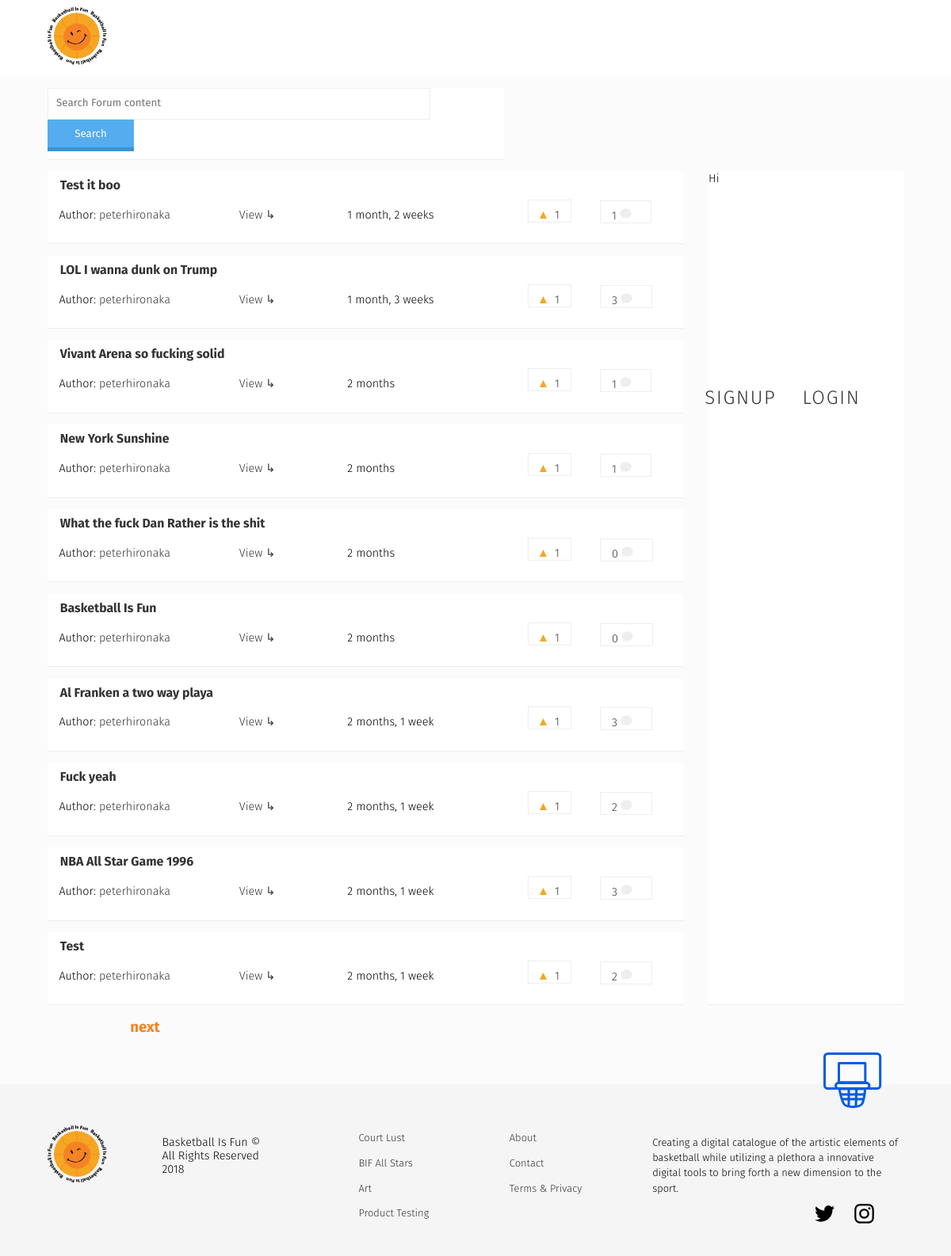
The page / on the database its author committed.
### forum/models.py (models this page shows, shortened)
class Forum(models.Model):
    user = models.ForeignKey(settings.AUTH_USER_MODEL, default=1)
    title = models.CharField(max_length=120)
    slug = models.SlugField(unique=True)
    height_field = models.IntegerField(default=0)
    width_field = models.IntegerField(default=0)
    content = models.TextField()
    likes = models.ManyToManyField(settings.AUTH_USER_MODEL, blank=True, related_name='forum_likes')
    draft = models.BooleanField(default=False)
    publish = models.DateField(auto_now=False, auto_now_add=False)
    updated = models.DateTimeField(auto_now=True, auto_now_add=False)
    timestamp = models.DateTimeField(auto_now=False, auto_now_add=True)
    objects = ForumManager()
    def get_absolute_url(self):
        return reverse("forum:detail", kwargs={"slug": self.slug})
    def get_like_url(self):
        return reverse("forum:like-toggle", kwargs={"slug": self.slug})
    def get_api_like_url(self):
        return reverse("forum:like-api-toggle", kwargs={"slug": self.slug})
    class Meta:
        ordering = ["-timestamp", "-updated"]
    @property
    def comments(self):
        instance = self
        qs = Comment.objects.filter_by_instance(instance)
        return qs

### forum/views.py (the view, shortened to what this page needs)
# urls.py: url(r'^$', forum_list, name='list'),
def forum_list(request):
	today = timezone.now().date()
	queryset_list = Forum.objects.active() #.order_by("-timestamp")
	if request.user:
		queryset_list = Forum.objects.all()
	query = request.GET.get("q")
	paginator = Paginator(queryset_list, 10) # Show 25 contacts per page
	page_request_var = "page"
	page = request.GET.get(page_request_var)
	try:
		queryset = paginator.page(page)
	except PageNotAnInteger:
		queryset = paginator.page(1)
	except EmptyPage:
		queryset = paginator.page(paginator.num_pages)
	context = {
		"object_list": queryset,
		"title": "List",
		"page_request_var": page_request_var,
		"today": today,
	}
	return render(request, "forum_list.html", context)

### comments/models.py (called while the page is built)
    def filter_by_instance(self, instance):
        content_type = ContentType.objects.get_for_model(instance.__class__)
        obj_id = instance.id
        qs = super(CommentManager, self).filter(content_type=content_type, object_id= obj_id).filter(parent=None)
        return qs

### forum/models.py (called while the page is built)
    def active(self, *args, **kwargs):
        return super(ForumManager, self).filter(draft=False).filter(publish__lte=timezone.now())

### templates/forum_list.html (shortened to what this page needs)
{% extends "base.html" %}
{% block content %}
<form method='GET' action='' class="forum-content " >
<input type='text' name='q' class="search-field" placeholder='Search Forum content' value='{{ request.GET.q }}'/>
<input type='submit' class="search-button"  value='Search' />
</form>
<div class="page-content--static">
{% for obj in object_list %}
<div class="forum-content ">
        <h3><a href="{{ obj.get_absolute_url }}">{{ obj.title }}</a> </h3>
      <div class="caption">
  {% if obj.user %}<p>Author: <a href='/profiles/{{ obj.user }}'>{{ obj.user }}</p></a>{% endif %}
      <p><a href="{{ obj.get_absolute_url }}" class="btn btn-primary" role="button">View  ↳</a></p>
 <p>{{ obj.timestamp|timesince }}</p>
 <p><a data-href='{{ obj.get_api_like_url }}' data-likes='{{ obj.likes.count }}'  href='{{ obj.get_like_url }}' class="forum-content--icon">{{ obj.likes.count }} </a></p>
  <p><a  data-href='{{ obj.get_api_comment_url }}' class="forum-content--icon" data-likes='{{ obj.comments.count }}'>{{ obj.comments.count }}
</a></p>
      </div>
</div>
{% endfor %}
</div>
<aside>Hi</aside>
<div class="pagination">
    <span class="step-links">
        {% if object_list.has_next %}
            <a href="?{{ page_request_var }}={{ object_list.next_page_number }}{% if request.GET.q %}&q={{ request.GET.q }}{% endif %}">next</a>
        {% endif %}
    </span>
</div>
</div>
{% endblock content %}

### static/css/base.css (style rules this page uses)
html, body { min-height: 100%; margin: 0; }
body { font-family: 'Fira Sans', sans-serif; margin: 0; border: 0; padding: 0; font-weight: 300; -webkit-text-size-adjust: 100%; -webkit-font-feature-settings: "kern" 1; -moz-font-feature-settings: "kern" 1; -o-font-feature-settings: "kern" 1; font-feature-settings: "kern" 1; font-kerning: normal; background-color: #fbfbfb; line-height: 1.4; font-size: .9em; overflow-x: hidden; }
input { outline: none; border: 1px solid #eee; }
a { color: #333; text-decoration: none; }
p { margin: 10px 0; }
h1, h2, h3, h4 { margin: 0; }
form { margin: 30px 0; max-width: 40em; background: white; padding: 20px; }
.page-content--static { grid-column: 1 / 4; position: relative; }
.search-field { width: 80%; padding: 10px 10px 12px; font-family: 'Fira Sans', sans-serif; }
.search-button { width: 109px; -webkit-transition: all .2s; transition: all .2s; background-color: #55acee; color: white; padding: 10px 20px 9px; box-shadow: 0px 5px 0px 0px #3C93D5; border: none; font-family: 'Fira Sans', sans-serif; }
h3 { font-size: 1.1em; line-height: 1; margin: 0; padding: 8px 0 0; }
.court-listing, .forum-content { grid-column: auto / span 4; position: relative; }
.forum-content h3 { padding: 10px 1em; }
.forum-content--icon { border: 1px solid #eee; padding: 10px 1em 0; }
.forum-content, .page-content, aside { background: white; margin: 1em 0 0; padding: 0em 0 1em; border-bottom: 1px solid #eee; }
aside { grid-column: auto / span 1; }
.caption { display: grid; grid-template-columns: 1fr .6fr 1fr .4fr .4fr ; padding: 0 1em; }
.caption p { height: auto; }
.caption a svg { margin-right: 10px; }
.pagination { margin: 15px; text-align: center; }
.pagination a { font-weight: 700; font-size: 1.3em; color: #f58323; padding: 10px 13px; }

### rows shown on the page
Forum: title "Test it boo", user "peterhironaka", timestamp "1 month, 2 weeks", likes.count "1", comments.count "1"
Forum: title "LOL I wanna dunk on Trump", user "peterhironaka", timestamp "1 month, 3 weeks", likes.count "1", comments.count "3"
Forum: title "Vivant Arena so fucking solid", user "peterhironaka", timestamp "2 months", likes.count "1", comments.count "1"
Forum: title "New York Sunshine", user "peterhironaka", timestamp "2 months", likes.count "1", comments.count "1"
Forum: title "What the fuck Dan Rather is the shit", user "peterhironaka", timestamp "2 months", likes.count "1", comments.count "0"
Forum: title "Basketball Is Fun", user "peterhironaka", timestamp "2 months", likes.count "1", comments.count "0"
Forum: title "Al Franken a two way playa", user "peterhironaka", timestamp "2 months, 1 week", likes.count "1", comments.count "3"
Forum: title "Fuck yeah", user "peterhironaka", timestamp "2 months, 1 week", likes.count "1", comments.count "2"
Forum: title "NBA All Star Game 1996", user "peterhironaka", timestamp "2 months, 1 week", likes.count "1", comments.count "3"
Forum: title "Test", user "peterhironaka", timestamp "2 months, 1 week", likes.count "1", comments.count "2"
